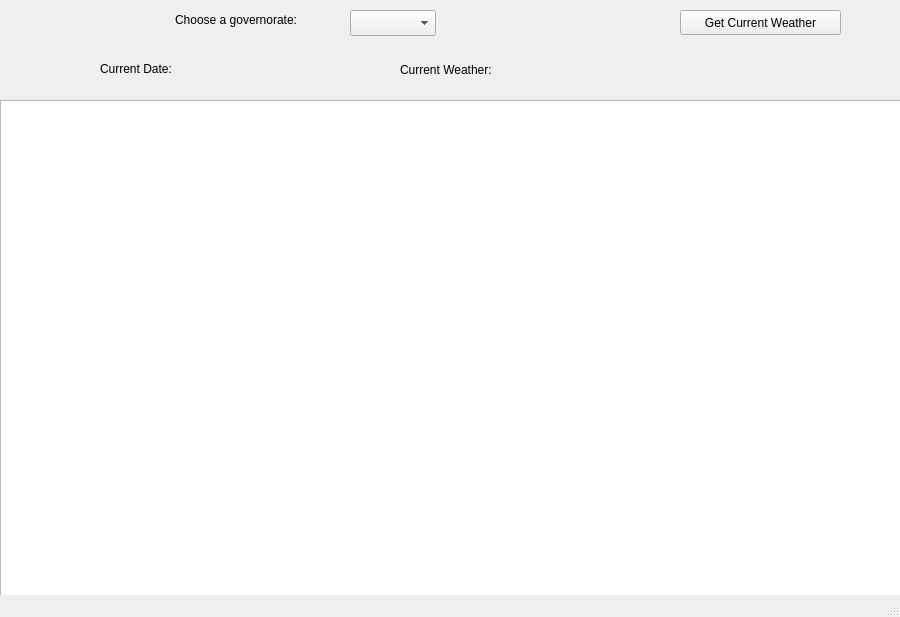
<?xml version="1.0" encoding="UTF-8"?>
<ui version="4.0">
 <class>MainWindow</class>
 <widget class="QMainWindow" name="MainWindow">
  <property name="geometry">
   <rect>
    <x>0</x>
    <y>0</y>
    <width>900</width>
    <height>617</height>
   </rect>
  </property>
  <property name="windowTitle">
   <string>Weather Forcast</string>
  </property>
  <widget class="QWidget" name="centralwidget">
   <widget class="QPushButton" name="pushButton">
    <property name="geometry">
     <rect>
      <x>680</x>
      <y>10</y>
      <width>161</width>
      <height>25</height>
     </rect>
    </property>
    <property name="text">
     <string>Get Current Weather</string>
    </property>
   </widget>
   <widget class="QChartView" name="graphicsView">
    <property name="geometry">
     <rect>
      <x>0</x>
      <y>100</y>
      <width>901</width>
      <height>511</height>
     </rect>
    </property>
   </widget>
   <widget class="QLabel" name="label">
    <property name="geometry">
     <rect>
      <x>400</x>
      <y>60</y>
      <width>121</width>
      <height>20</height>
     </rect>
    </property>
    <property name="text">
     <string>Current Weather:</string>
    </property>
   </widget>
   <widget class="QLabel" name="label_2">
    <property name="geometry">
     <rect>
      <x>100</x>
      <y>60</y>
      <width>101</width>
      <height>17</height>
     </rect>
    </property>
    <property name="text">
     <string>Current Date:</string>
    </property>
   </widget>
   <widget class="QComboBox" name="citieslist">
    <property name="geometry">
     <rect>
      <x>350</x>
      <y>10</y>
      <width>86</width>
      <height>25</height>
     </rect>
    </property>
    <property name="sizePolicy">
     <sizepolicy hsizetype="Preferred" vsizetype="Preferred">
      <horstretch>0</horstretch>
      <verstretch>0</verstretch>
     </sizepolicy>
    </property>
    <property name="font">
     <font>
      <pointsize>11</pointsize>
     </font>
    </property>
    <property name="maxVisibleItems">
     <number>7</number>
    </property>
    <property name="sizeAdjustPolicy">
     <enum>QComboBox::AdjustToContents</enum>
    </property>
   </widget>
   <widget class="QLabel" name="label_3">
    <property name="geometry">
     <rect>
      <x>175</x>
      <y>10</y>
      <width>161</width>
      <height>20</height>
     </rect>
    </property>
    <property name="text">
     <string>Choose a governorate:</string>
    </property>
   </widget>
   <widget class="QLabel" name="Current_Date">
    <property name="geometry">
     <rect>
      <x>220</x>
      <y>60</y>
      <width>66</width>
      <height>17</height>
     </rect>
    </property>
    <property name="text">
     <string/>
    </property>
   </widget>
   <widget class="QLabel" name="CurrentWeather">
    <property name="geometry">
     <rect>
      <x>560</x>
      <y>60</y>
      <width>66</width>
      <height>17</height>
     </rect>
    </property>
    <property name="text">
     <string/>
    </property>
   </widget>
  </widget>
  <widget class="QMenuBar" name="menubar">
   <property name="geometry">
    <rect>
     <x>0</x>
     <y>0</y>
     <width>900</width>
     <height>22</height>
    </rect>
   </property>
  </widget>
  <widget class="QStatusBar" name="statusbar"/>
 </widget>
 <customwidgets>
  <customwidget>
   <class>QChartView</class>
   <extends>QGraphicsView</extends>
   <header>QtCharts</header>
  </customwidget>
 </customwidgets>
 <resources/>
 <connections/>
</ui>
